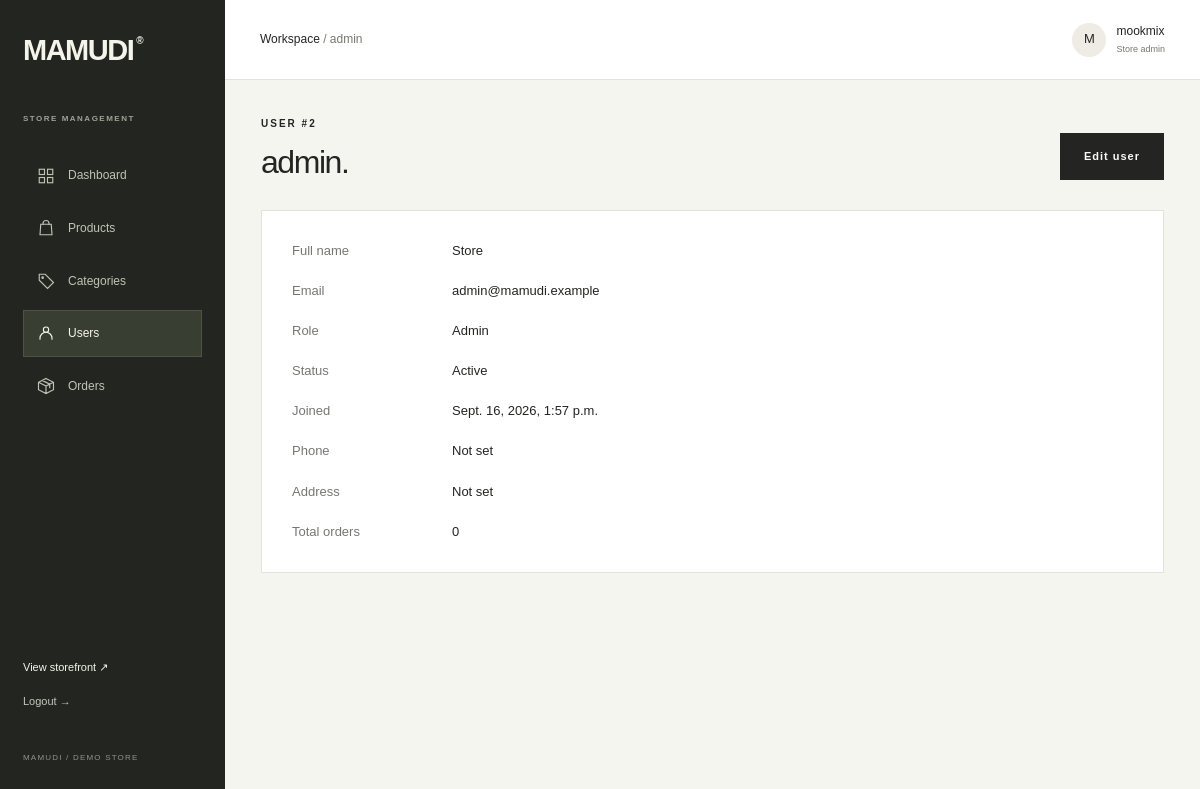
Screenshot of /dashboard/users/2/ (signed in) with the database file from the repository.
### accounts/models.py (models this page shows)
class User(AbstractUser):
    class Role(models.TextChoices):
        ADMIN = 'admin', 'Admin'
        CUSTOMER = 'customer', 'Customer'
    email = models.EmailField(unique=True)
    role = models.CharField(max_length=10, choices=Role.choices, default=Role.CUSTOMER)
    phone = models.CharField(max_length=20, blank=True)
    address = models.TextField(blank=True)
    province = models.CharField(max_length=100, blank=True)
    postal_code = models.CharField(max_length=5, blank=True)
    class Meta:
        constraints = [models.UniqueConstraint(Lower('email'), name='unique_user_email_ci')]
    @property
    def is_store_admin(self):
        return self.is_active and (self.is_superuser or self.role == self.Role.ADMIN)

### dashboard/views.py (the view)
# urls.py: path('users/<int:pk>/', views.user_detail, name='dashboard_user_detail'),
@admin_required
def user_detail(request, pk):
    user = get_object_or_404(User, pk=pk)
    return render(request, 'dashboard/user_detail.html', {'member': user, 'title': user.username, 'kind': 'users'})

### catalog/context_processors.py (called while the page is built)
def store_context(request):
    cart = request.session.get('cart', {})
    count = sum(item.get('quantity', 0) for item in cart.values())
    return {'nav_categories': Category.objects.all(), 'cart_count': count}

### dashboard/permissions.py (called while the page is built)
def admin_required(view):
    @login_required
    @wraps(view)
    def wrapped(request, *args, **kwargs):
        if not request.user.is_store_admin:
            raise PermissionDenied
        return view(request, *args, **kwargs)
    return wrapped

### templates/dashboard/user_detail.html
{% extends 'dashboard/base.html' %}{% block dashboard_content %}<div class="section-heading"><div><span class="eyebrow">USER #{{ member.pk }}</span><h1>{{ member.username }}.</h1></div><a class="button" href="{% url 'dashboard_users_edit' member.pk %}">Edit user</a></div><section class="dashboard-panel form-panel"><dl class="info-list"><dt>Full name</dt><dd>{{ member.get_full_name|default:'Not set' }}</dd><dt>Email</dt><dd>{{ member.email }}</dd><dt>Role</dt><dd>{% if member.is_superuser %}Super admin{% else %}{{ member.get_role_display }}{% endif %}</dd><dt>Status</dt><dd>{{ member.is_active|yesno:'Active,Disabled' }}</dd><dt>Joined</dt><dd>{{ member.date_joined }}</dd><dt>Phone</dt><dd>{{ member.phone|default:'Not set' }}</dd><dt>Address</dt><dd>{{ member.address|default:'Not set' }}</dd><dt>Total orders</dt><dd>{{ member.orders.count }}</dd></dl></section>{% endblock %}

### templates/dashboard/base.html
{% extends 'base.html' %}{% block title %}{{ title|default:'Overview' }} | MAMUDI Dashboard{% endblock %}
{% block shell %}<div class="dashboard-shell"><aside class="dashboard-sidebar"><a class="wordmark" href="{% url 'dashboard' %}">MAMUDI<span>®</span></a><span class="eyebrow sidebar-label">STORE MANAGEMENT</span><nav aria-label="Dashboard navigation"><a href="{% url 'dashboard' %}" {% if not kind %}aria-current="page"{% endif %}><svg><use href="#i-grid"/></svg>Dashboard</a><a href="{% url 'dashboard_products' %}" {% if kind == 'products' %}aria-current="page"{% endif %}><svg><use href="#i-bag"/></svg>Products</a><a href="{% url 'dashboard_categories' %}" {% if kind == 'categories' %}aria-current="page"{% endif %}><svg><use href="#i-tag"/></svg>Categories</a><a href="{% url 'dashboard_users' %}" {% if kind == 'users' %}aria-current="page"{% endif %}><svg><use href="#i-user"/></svg>Users</a><a href="{% url 'dashboard_orders' %}" {% if kind == 'orders' %}aria-current="page"{% endif %}><svg><use href="#i-box"/></svg>Orders</a></nav><div class="sidebar-bottom"><a href="{% url 'home' %}">View storefront ↗</a><form method="post" action="{% url 'logout' %}">{% csrf_token %}<button>Logout →</button></form><span>MAMUDI / DEMO STORE</span></div></aside><div class="dashboard-main"><header class="dashboard-topbar"><span>Workspace <span class="muted">/ {{ title|default:'Overview' }}</span></span><div><span class="admin-avatar">{{ user.username|first|upper }}</span><span>{{ user.username }}<small>Store admin</small></span></div></header>{% include 'includes/messages.html' %}<main id="main" class="dashboard-content">{% block dashboard_content %}{% endblock %}</main></div></div>{% endblock %}

### templates/base.html (shortened to what this page needs)
{% load static store_tags %}
<!doctype html>
<html lang="en">
<head>
  <link rel="stylesheet" href="{% static 'css/tailwind.css' %}">
  <link rel="stylesheet" href="{% static 'css/site.css' %}">
</head>
<body>
{% block shell %}{% endblock %}
</body></html>

### static/css/site.css (style rules this page uses)
:root { --paper:#faf9f6;--white:#fff;--ink:#242522;--muted:#767870;--line:#e3e2dc;--cream:#eeece5;--beige:#c1b8a6;--green:#42634b;--danger:#a1392f;--space:clamp(22px,4.5vw,80px) }
* { box-sizing:border-box }
html { scroll-behavior:smooth;scroll-padding-top:100px }
body { margin:0;background:var(--paper);color:var(--ink);font-family:StoreSans,'Tahoma',sans-serif;font-size:14px;line-height:1.55 }
a { color:inherit;text-decoration:none }
button,input,select,textarea { font:inherit }
button,a,input,select,textarea,summary { -webkit-tap-highlight-color:transparent }
button { cursor:pointer }
button,summary { color:inherit }
svg { width:22px;height:22px;fill:none;stroke:currentColor;stroke-width:1.5;flex-shrink:0 }
h1,h2,h3,p { margin-top:0 }
h1,h2,h3 { font-weight:500;line-height:1.13;letter-spacing:-.045em }
h1 { font-size:clamp(34px,4vw,58px);margin-bottom:16px }
a,button { transition:background .2s,color .2s,opacity .2s }
.eyebrow { font-size:10px;letter-spacing:2px;font-weight:600;text-transform:uppercase;display:block;margin-bottom:15px }
.muted { color:var(--muted) }
.wordmark { font-size:29px;font-weight:750;letter-spacing:-1.5px;line-height:1 }
.wordmark span { font-size:10px;vertical-align:top;margin-left:3px }
.button { display:inline-flex;justify-content:center;align-items:center;gap:30px;min-height:47px;padding:12px 23px;border:1px solid var(--ink);background:var(--ink);color:var(--paper);font-size:11px;letter-spacing:1px;font-weight:600;line-height:1.5;text-align:center }
.section-heading { display:flex;justify-content:space-between;align-items:flex-end;gap:24px;margin-bottom:30px }
.section-heading h2,.section-heading h1 { margin-bottom:0 }
.section-heading .eyebrow { margin-bottom:12px }
.dashboard-shell { display:flex;min-height:100vh;background:#f5f5f0 }
.dashboard-sidebar { width:225px;background:#232620;color:#f4f4ea;padding:36px 23px;position:fixed;inset:0 auto 0 0;display:flex;flex-direction:column;z-index:30 }
.sidebar-label { font-size:8px;color:#9da395;margin-top:48px;letter-spacing:1.5px }
.dashboard-sidebar nav { display:grid;gap:6px;margin-top:12px }
.dashboard-sidebar nav a { display:flex;align-items:center;gap:13px;padding:13px;font-size:12px;color:#bfc4b5;border:1px solid transparent }
.dashboard-sidebar nav a[aria-current] { background:#383e32;color:#f3f4eb;border-color:#4b5343 }
.dashboard-sidebar nav svg { width:18px;height:18px }
.sidebar-bottom { margin-top:auto;display:grid;gap:17px;font-size:11px }
.sidebar-bottom button { background:none;border:0;padding:0;color:#c2c7b9 }
.sidebar-bottom>span { font-size:8px;color:#8d9584;letter-spacing:1.2px;margin-top:25px }
.dashboard-main { margin-left:225px;flex:1;min-width:0 }
.dashboard-topbar { height:80px;background:var(--white);border-bottom:1px solid var(--line);padding:0 35px;display:flex;align-items:center;justify-content:space-between;font-size:12px }
.dashboard-topbar>div { display:flex;gap:10px;align-items:center }
.dashboard-topbar small { display:block;color:var(--muted);font-size:9px;margin-top:3px }
.admin-avatar { width:34px;height:34px;background:var(--cream);display:flex;justify-content:center;align-items:center;font-size:13px;border-radius:50% }
.dashboard-content { padding:36px;max-width:1600px;margin:auto }
.dashboard-content h1 { font-size:32px }
.dashboard-panel { background:var(--white);border:1px solid var(--line);margin-bottom:25px;min-width:0 }
.form-panel { padding:30px;max-width:1100px }
.info-list { display:grid;grid-template-columns:140px 1fr;gap:20px;font-size:13px }
.info-list dt { color:var(--muted) }
.info-list dd { margin:0;overflow-wrap:anywhere }

### rows the page displays
User: username "admin", pk "2", get_full_name "Store", email "admin@mamudi.example", role "Admin", is_active "Active", date_joined "Sept. 16, 2026, 1:57 p.m.", phone "Not set", address "Not set", orders.count "0"
User: username|first "M", username "mookmix"
